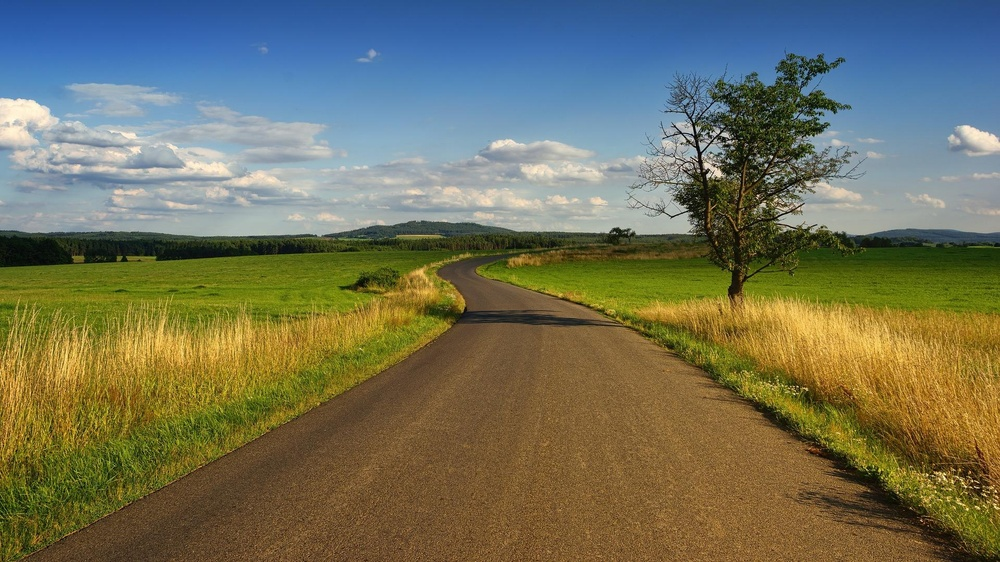
#> input picture GK/Week_10/landscape.jpg, 1000 x 562 px, shrunk from 1920 x 1079 before the run
$ jupyter execute image_segementation_k_means_clustering.ipynb
#> lines starting #> are read from the running program, lines starting #| are printed output that depends on the picture; long printed decimals are rounded
# Image segmentation using k-means clustering

## Libraries and settings

[cell 1]
# Libraries
import os
import cv2
import numpy as np
import pandas as pd
import matplotlib.pyplot as plt

from sklearn.cluster import KMeans
from sklearn.datasets import make_blobs
from sklearn.metrics import silhouette_score
from sklearn.preprocessing import StandardScaler

# Ignore warnings
import warnings
warnings.filterwarnings('ignore')

# Current working directory
print('Current working directory:', os.getcwd())

## Image segmentation

### Read the image

[cell 2]
# Read the image
image = cv2.imread('landscape.jpg')
#> image is the input picture: shape (562, 1000, 3); mean B, G, R 90, 113.6, 113

# Change the color to RGB (from BGR)
image = cv2.cvtColor(image, cv2.COLOR_BGR2RGB)

# Plot the image
plt.figure(figsize=(6,8))
plt.imshow(image)

plt.show()

### Reshape the image into a 2D array of pixels and RGB colors

[cell 3]
# Reshaping the image into a 2D array of pixels and RGB colors
pixel_vals = image.reshape((-1,3))

# Convert to float
pixel_vals = np.float32(pixel_vals)
pixel_vals

### Use the Elbow method to find the optimal number of clusters k for image segmentation

[cell 4]
# Sum of squared distances of samples to their closest cluster center
distortions = []

# Range of k's
K = range(2,10,1)

# Loop to find the optimal k
for k in K:
    kmeanModel = KMeans(n_clusters=k)
    kmeanModel.fit(pixel_vals)
    distortions.append(kmeanModel.inertia_)
#> after the loop, distortions = [2.13e+09, 1.53e+09, 867329920, 650077696, 555313856, 460263808, 411363808, 378866144]

# Elbow plot
plt.figure(figsize=(5,3))
plt.plot(K, distortions, 'bx-')
plt.xlabel('k')
plt.ylabel('Distortion')
plt.title('The Elbow method showing the optimal k')

plt.show()
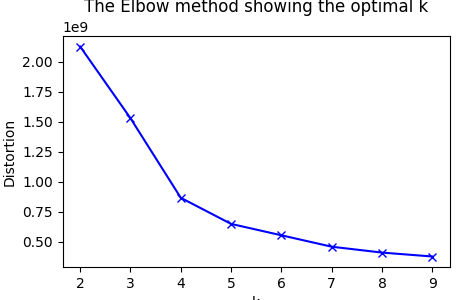
#> figure drawn by matplotlib, 1 panel

### Perform image segmentation

[cell 5]
# Number of clusters
k = 5

# Criteria for the segmentation algorithm to stop running
criteria = (cv2.TERM_CRITERIA_EPS + cv2.TERM_CRITERIA_MAX_ITER, 100, 0.85)

# Perform k-means clustering
retval, labels, centers = cv2.kmeans(pixel_vals,
                                     k,
                                     None,
                                     criteria,
                                     10,
                                     cv2.KMEANS_RANDOM_CENTERS)
#> retval = 650190012.4; centers = [[67.4, 113.6, 170.2], [175.1, 142.2, 57.53], [55.43, 53.96, 21.72], [159.3, 173.1, 178.7], [115.6, 96.49, 37.98]]

# Print cluster labels
print('Cluster labels:')
print(labels, '\n')
#> (printed output is left out)

# Print cluster centroids
print(f'Centroids of {k} clusters')
print(centers)
#| [[ 67.400  113.613  170.2067  ]
#|  [175.092  142.197   57.525]
#|  [ 55.433   53.963  21.716]
#|  [159.337  173.098  178.6574  ]
#|  [115.555   96.490   37.975]]

### Visualize the result

[cell 6]
# Convert data into 8-bit values
centers = np.uint8(centers)
#> centers = [[67, 113, 170], [175, 142, 57], [55, 53, 21], [159, 173, 178], [115, 96, 37]]
segmented_data = centers[labels.flatten()]

# Reshape data into the original image dimensions
segmented_image = segmented_data.reshape((image.shape))
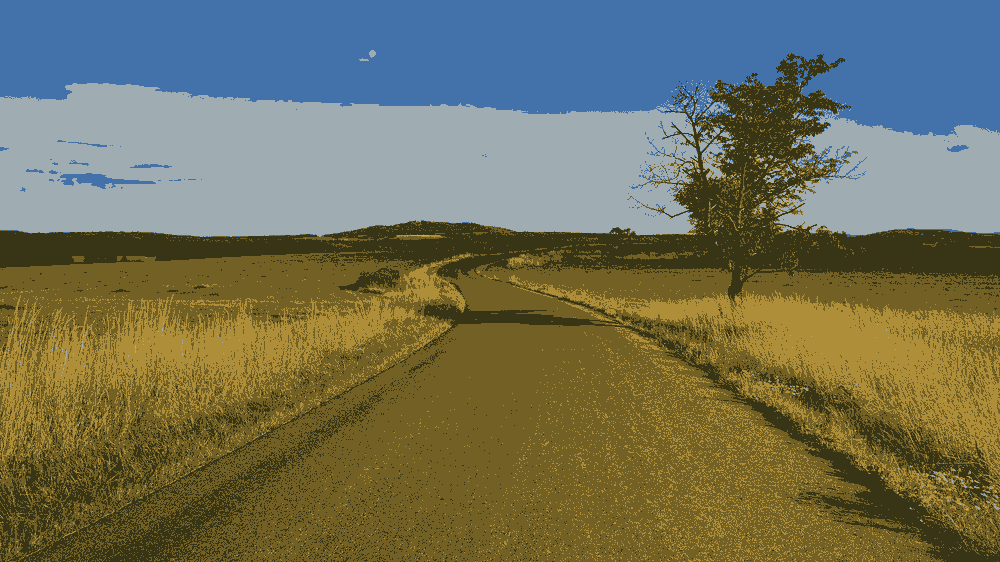
#> segmented_image: shape (562, 1000, 3); mean R, G, B 112.6, 113.1, 89.3

# Show result
plt.figure(figsize=(6,8))
plt.imshow(segmented_image)

plt.show()
